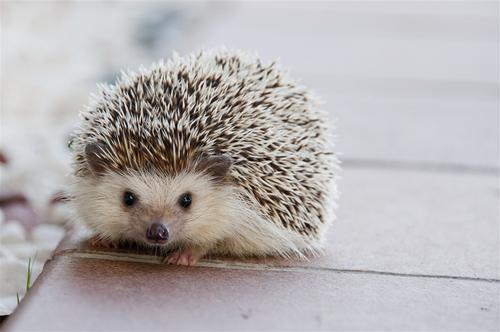
#> input picture day03/animal.jpg, 500 x 332 px
$ python day03.py
#> lines starting #> are read from the running program, lines starting #| are printed output that depends on the picture
#!/usr/bin/python3.5
# coding=utf-8

import cv2 as cv
import matplotlib as plt
from matplotlib.pyplot import imshow
import numpy as np
import os
import math

if __name__ == "__main__":
    A = cv.imread("./animal.jpg")
#> A is the input picture: shape (332, 500, 3); mean B, G, R 177.8, 176.8, 181.1
    A = cv.resize(A,(600,600),interpolation=cv.INTER_AREA)
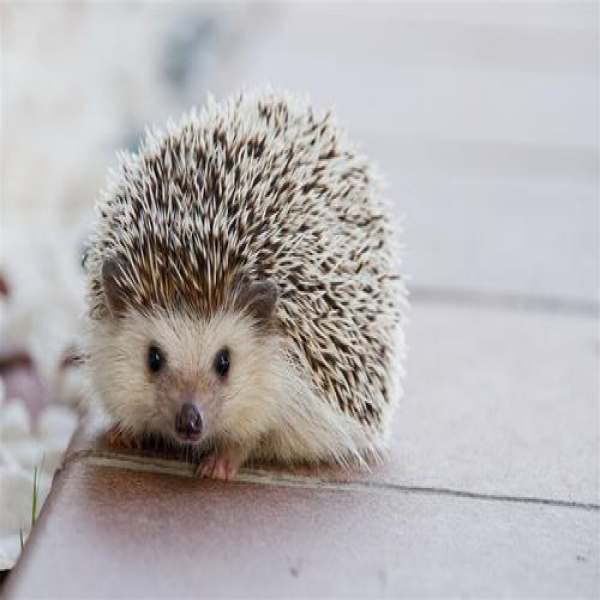
#> A: shape (600, 600, 3); mean B, G, R 177.7, 176.8, 181
    A = np.array(A,dtype=np.float32)
    # imshow(A)
    # plt.pyplot.show()
    B = np.array([
        [1,np.sin(np.pi/4),0],
        [0,1,0]
        ],
        dtype=np.float32
    )
    C = []
    for axis_y in range(0,600):
        line = []
        for axis_x in range(0,600):
            rgb = []
            for c in range(0,3):
                rgb.append(0)
            line.append(rgb)
        C.append(line)
    C = np.array(C,dtype=np.float32)
    for axis_y in range(0,600):
        for axis_x in range(0,600):
            tmps = np.array([axis_x,axis_y,1],dtype=np.float32)
            dpos = B.dot(tmps)
            # print (dpos)
            dx = dpos[0]
            dy = dpos[1]
            if dx < 600 and dy <600:
#> (the run stopped early here; a loop or call above may not have finished)
